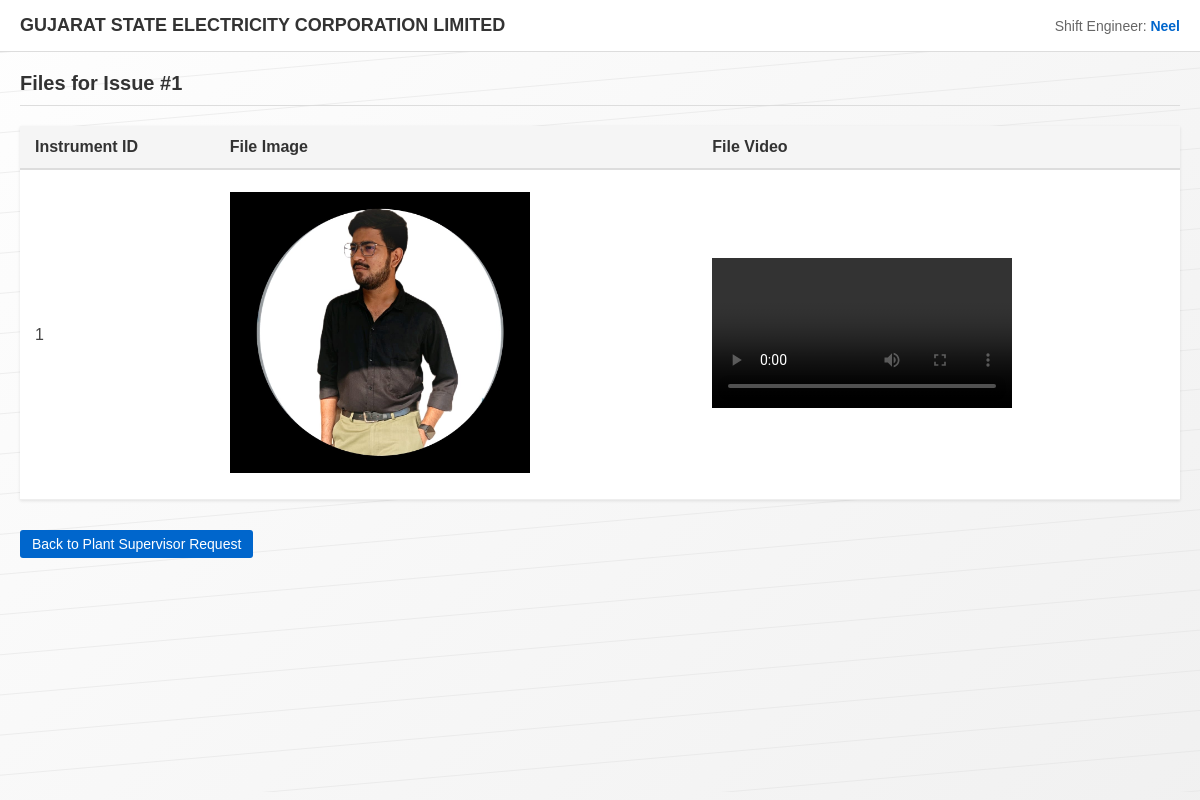
Screenshot of /files.php?issue_id=1 (signed in) with the database file from the repository.
### tables this page shows
CREATE TABLE `uploads` (
  `ISSUEID` int(100) NOT NULL,
  `INSTRUMENTID` varchar(50) DEFAULT NULL,
  `FILEIMAGE` varchar(1000) DEFAULT NULL,
  `FILEVIDEO` varchar(1000) DEFAULT NULL
);

### files.php (the view, shortened to what this page needs)
<?php
$servername = "localhost";
$username = "root";
$password = "";
$database = "log_book";
$conn = new mysqli($servername, $username, $password, $database);
$issue_id = mysqli_real_escape_string($conn, $_GET['issue_id']);
$sql = "SELECT * FROM uploads WHERE ISSUEID = '$issue_id'";
$result = $conn->query($sql);
?>
<!DOCTYPE html>
<html lang="en">
<head>
</head>
<body>
    <div class="container">
        <header>
            <div class="company-name">GUJARAT STATE ELECTRICITY CORPORATION LIMITED</div>
            <div class="user-info">Shift Engineer: <span>
                <?php echo htmlspecialchars($_SESSION['username']); ?>
            </span></div>
        </header>
        <div class="main-content">
            <div class="content">
                <h2 class="section-title">Files for Issue #<?php echo htmlspecialchars($issue_id); ?></h2>
                <?php
                if ($result->num_rows > 0) {
                    echo "<table class='data-table'>";
                    echo "<thead>";
                    echo "<tr>";
                    echo "<th>Instrument ID</th>";
                    echo "<th>File Image</th>";
                    echo "<th>File Video</th>";
                    echo "</tr>";
                    echo "</thead>";
                    echo "<tbody>";
                    while ($row = $result->fetch_assoc()) {
                        echo "<tr>";
                        echo "<td>" . htmlspecialchars($row['INSTRUMENTID']) . "</td>";
                        echo "<td>";
                        if (!empty($row['FILEIMAGE']) && $row['FILEIMAGE'] !== 'NULL') {
                            echo "<div class='file-preview'>";
                            echo "<img src='uploads/" . htmlspecialchars($row['FILEIMAGE']) . "' alt='File Image'>";
                            echo "</div>";
                        } else {
                            echo "No image available";
                        }
                        echo "</td>";
                        echo "<td>";
                        if (!empty($row['FILEVIDEO']) && $row['FILEVIDEO'] !== 'NULL') {
                            echo "<div class='file-preview'>";
                            echo "<video controls>";
                            echo "<source src='uploads/" . htmlspecialchars($row['FILEVIDEO']) . "' type='video/mp4'>";
                            echo "</video>";
                            echo "</div>";
                        } else {
                            echo "No video available";
                        }
                        echo "</td>";
                        echo "</tr>";
                    }
                    echo "</tbody>";
                    echo "</table>";
                } else {
                    echo "<p>No files found for Issue #$issue_id.</p>";
                }
                ?>
                <button class="btn btn-primary" onclick="window.location.href='req_plan.php'">Back to Plant Supervisor Request</button>
            </div>
        </div>
    </div>
</body>
</html>

### files.php (style rules this page uses)
* { margin: 0; padding: 0; box-sizing: border-box; font-family: Arial, sans-serif; }
body { background-color: #f5f5f5; }
.container { width: 100%; min-height: 100vh; background: linear-gradient(135deg, rgba(255,255,255,0.9) 0%, rgba(240,240,240,0.9) 100%); }
header { background-color: #fff; padding: 15px 20px; border-bottom: 1px solid #ddd; display: flex; justify-content: space-between; align-items: center; }
.company-name { font-size: 18px; font-weight: bold; color: #333; }
.user-info { font-size: 14px; color: #666; }
.user-info span { color: #0066cc; font-weight: bold; }
.main-content { display: flex; min-height: calc(100vh - 60px); }
.content { flex: 1; padding: 20px; background-repeat: repeat; }
.section-title { font-size: 20px; color: #333; margin-bottom: 20px; padding-bottom: 10px; border-bottom: 1px solid #ddd; }
.data-table { width: 100%; border-collapse: collapse; background-color: #fff; box-shadow: 0 1px 3px rgba(0,0,0,0.1); margin-bottom: 30px; }
.data-table th { background-color: #f5f5f5; padding: 12px 15px; text-align: left; font-weight: bold; color: #333; border-bottom: 2px solid #ddd; }
.data-table td { padding: 12px 15px; border-bottom: 1px solid #eee; color: #444; }
.btn { padding: 6px 12px; border: none; border-radius: 3px; cursor: pointer; font-size: 14px; }
.btn-primary { background-color: #0066cc; color: white; }
.file-preview img, .file-preview video { max-width: 300px; margin: 10px 0; cursor: pointer; }

### rows the page displays
uploads: INSTRUMENTID "1", FILEIMAGE (picture)

### other values shown
$_SESSION['username'] "Neel"
$issue_id "1"
